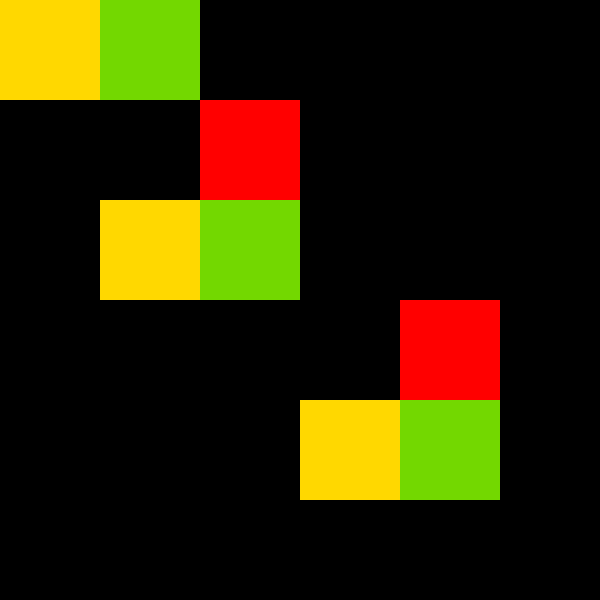

A 2D game scene composited from a Tiled map and its tileset images. What follows is a short description and the map's XML, with each tile layer's data collapsed to a summary:
An orthogonal 6x6 tile map with 100x100 px tiles, 1 tile layer (square).

<map version="1.0" orientation="orthogonal" width="6" height="6" tilewidth="100" tileheight="100">
 <tileset firstgid="1" name="square" tilewidth="100" tileheight="100">
  <image source="square.png" width="200" height="200" />
 </tileset>
 <layer name="square" width="6" height="6">
  <data>[36 cells, 11 non-empty, 4 distinct tile ids]</data>
 </layer>
</map>